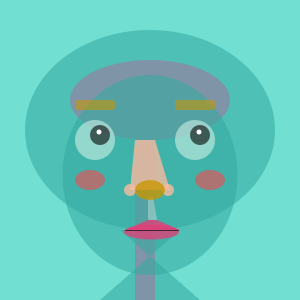
Frame 1 (no input)
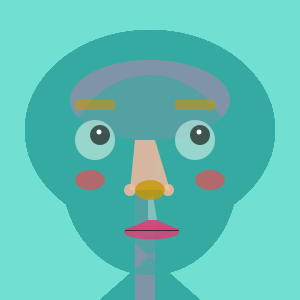
Frame 60 (the mouse pressed at the canvas centre just before this capture)
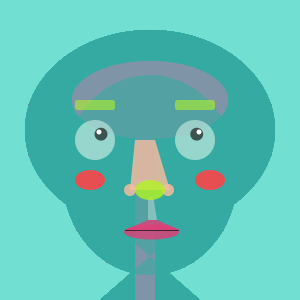
Frame 120 (the mouse held since frame 60 and released just before this capture)

The Processing sketch that drew these frames (run headless with seeded random() and noise(); from frame 60 on, the mouse is pressed at the canvas centre):

// Processing sketch: processing_71672
// ── processing_71672.pde

float brainSize = 80;
float r = 200;
float g = 150;
float b = 0;
float a = 150;
float leftEyeX = 100;
float rightEyeX = 200;
float eyeY = 135;
float eyeSize = 20;
void setup() {
  size(300, 300);
  background(#71E0D2);
  }

  void draw() {
    noStroke();

    fill(#E875AD); //brain
    ellipse(150, 100, 2*brainSize, brainSize);
    rect(135, 100, 20, 200);

    fill(#35AAA1, 150);//flesh
    quad(120, 230, 180, 230, 100, 300, 200, 300);
    ellipse(150, 130, 250, 200);
    ellipse(150, 175, 175, 200);

    fill(r,g,b, 150);//eyebrows
    rect(75, 100, 40, 10, 3);
    rect(175, 100, 40, 10, 3);

    fill(#D0F0E4, 150);//sclera
    ellipse(95, 140, 40, 40);
    ellipse(195, 140, 40, 40);

    fill(0, 150);//irises
    ellipse(leftEyeX, eyeY, eyeSize, eyeSize);
    ellipse(rightEyeX, eyeY, eyeSize, eyeSize);

    fill(255);//reflection in eye
    ellipse(99, 132, 5, 5);
    ellipse(199, 132, 5, 5);

    fill(#FABC9F, 200);//bridge of nose
    quad(135, 140, 155, 140, 170, 190, 130, 190);
    ellipse(130, 190, 12, 12);
    ellipse(168, 190, 12, 12);

    fill(#D0F0E4, 100);//ridge above lips
    quad(148, 198, 153, 196, 157, 220, 148, 220);

    fill(r,g,b,200);//tip of nose
    ellipse(150, 190, 30, 20);

    fill(#E03D76, 200);//neck
    ellipse(151.5, 232, 55, 15);
    quad(148, 220, 157, 220, 180, 230, 125, 230);
    
    fill(#FA444A,a);//blush
    ellipse(90,180,30,20);
    ellipse(210,180,30,20);

    strokeWeight(1);
    stroke(25, 200);
    line(178, 230, 125, 230);
  }
  
void mousePressed(){
  brainSize = random(20,110);
  r = random(150,255);
  g = random(50,255);
  b = random(0,150);
  a = random(50,255);
  eyeSize = random(5,30);
  eyeY = random(125,145);
  rightEyeX = random(90,110);
  leftEyeX = random(190,210);
}
